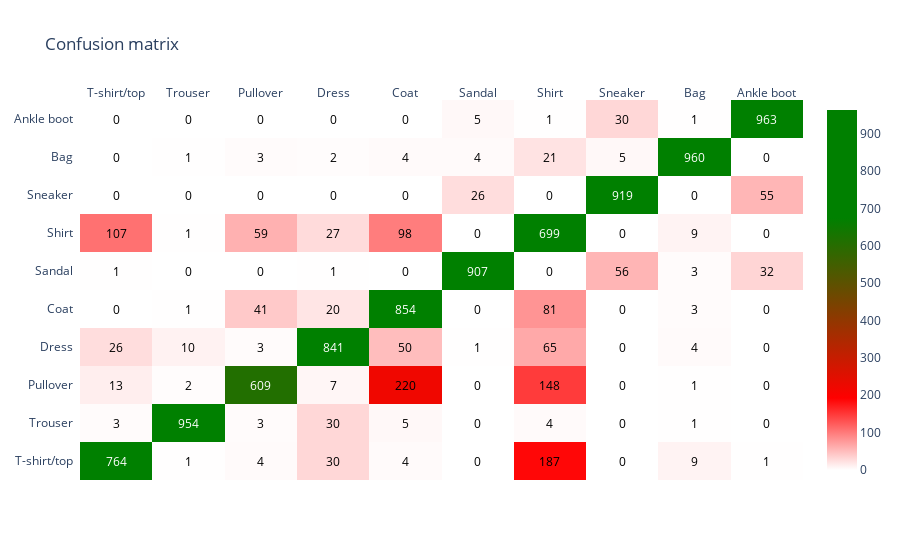

The code cell stored with this chart in its notebook:
### Markdown cell above
# Logging confusion matrix to WandB

### Code cell
predicted_dist = model_best.calc_accuracy(x_test, y_test, return_predicted_distribution=True)
true_values = predicted_dist.argmax(axis=1)
conf_matrix = confusion_matrix(y_true=y_test, y_pred=true_values)
colorscale = [[0, 'rgb(255,255,255)'], 
              [0.2, 'rgb(255,0,0)'],
              [0.7, 'rgb(0,128,0)'],
              [1, 'rgb(0,128,0)']]
fig = ff.create_annotated_heatmap(conf_matrix, x=labels, y=labels, colorscale=colorscale)
fig.update_layout(title_text='Confusion matrix')
fig['data'][0]['showscale'] = True
fig.show()

#TODO: uncomment this
# wandb.init(project='CS6910_Assignment-1', name='confusion-matrix-plot-final')
# wandb.log({'confusion_matrix': fig})
# wandb.finish()

### Figure 1 — Plotly figure (JSON) as saved in the notebook; plotly's stock layout.template omitted (floating-point values rounded to 4 significant figures)
{"data": [{"colorscale": [[0, "rgb(255,255,255)"], [0.2, "rgb(255,0,0)"], [0.7, "rgb(0,128,0)"], [1, "rgb(0,128,0)"]], "reversescale": false, "showscale": true, "type": "heatmap", "x": ["T-shirt/top", "Trouser", "Pullover", "Dress", "Coat", "Sandal", "Shirt", "Sneaker", "Bag", "Ankle boot"], "y": ["T-shirt/top", "Trouser", "Pullover", "Dress", "Coat", "Sandal", "Shirt", "Sneaker", "Bag", "Ankle boot"], "z": [[764, 1, 4, 30, 4, 0, 187, 0, 9, 1], [3, 954, 3, 30, 5, 0, 4, 0, 1, 0], [13, 2, 609, 7, 220, 0, 148, 0, 1, 0], [26, 10, 3, 841, 50, 1, 65, 0, 4, 0], [0, 1, 41, 20, 854, 0, 81, 0, 3, 0], [1, 0, 0, 1, 0, 907, 0, 56, 3, 32], [107, 1, 59, 27, 98, 0, 699, 0, 9, 0], [0, 0, 0, 0, 0, 26, 0, 919, 0, 55], [0, 1, 3, 2, 4, 4, 21, 5, 960, 0], [0, 0, 0, 0, 0, 5, 1, 30, 1, 963]]}], "layout": {"annotations": [{"font": {"color": "#FFFFFF"}, "showarrow": false, "text": "764", "x": "T-shirt/top", "xref": "x", "y": "T-shirt/top", "yref": "y"}, {"font": {"color": "#000000"}, "showarrow": false, "text": "1", "x": "Trouser", "xref": "x", "y": "T-shirt/top", "yref": "y"}, {"font": {"color": "#000000"}, "showarrow": false, "text": "4", "x": "Pullover", "xref": "x", "y": "T-shirt/top", "yref": "y"}, {"font": {"color": "#000000"}, "showarrow": false, "text": "30", "x": "Dress", "xref": "x", "y": "T-shirt/top", "yref": "y"}, {"font": {"color": "#000000"}, "showarrow": false, "text": "4", "x": "Coat", "xref": "x", "y": "T-shirt/top", "yref": "y"}, {"font": {"color": "#000000"}, "showarrow": false, "text": "0", "x": "Sandal", "xref": "x", "y": "T-shirt/top", "yref": "y"}, {"font": {"color": "#000000"}, "showarrow": false, "text": "187", "x": "Shirt", "xref": "x", "y": "T-shirt/top", "yref": "y"}, {"font": {"color": "#000000"}, "showarrow": false, "text": "0", "x": "Sneaker", "xref": "x", "y": "T-shirt/top", "yref": "y"}, {"font": {"color": "#000000"}, "showarrow": false, "text": "9", "x": "Bag", "xref": "x", "y": "T-shirt/top", "yref": "y"}, {"font": {"color": "#000000"}, "showarrow": false, "text": "1", "x": "Ankle boot", "xref": "x", "y": "T-shirt/top", "yref": "y"}, {"font": {"color": "#000000"}, "showarrow": false, "text": "3", "x": "T-shirt/top", "xref": "x", "y": "Trouser", "yref": "y"}, {"font": {"color": "#FFFFFF"}, "showarrow": false, "text": "954", "x": "Trouser", "xref": "x", "y": "Trouser", "yref": "y"}, {"font": {"color": "#000000"}, "showarrow": false, "text": "3", "x": "Pullover", "xref": "x", "y": "Trouser", "yref": "y"}, {"font": {"color": "#000000"}, "showarrow": false, "text": "30", "x": "Dress", "xref": "x", "y": "Trouser", "yref": "y"}, {"font": {"color": "#000000"}, "showarrow": false, "text": "5", "x": "Coat", "xref": "x", "y": "Trouser", "yref": "y"}, {"font": {"color": "#000000"}, "showarrow": false, "text": "0", "x": "Sandal", "xref": "x", "y": "Trouser", "yref": "y"}, {"font": {"color": "#000000"}, "showarrow": false, "text": "4", "x": "Shirt", "xref": "x", "y": "Trouser", "yref": "y"}, {"font": {"color": "#000000"}, "showarrow": false, "text": "0", "x": "Sneaker", "xref": "x", "y": "Trouser", "yref": "y"}, {"font": {"color": "#000000"}, "showarrow": false, "text": "1", "x": "Bag", "xref": "x", "y": "Trouser", "yref": "y"}, {"font": {"color": "#000000"}, "showarrow": false, "text": "0", "x": "Ankle boot", "xref": "x", "y": "Trouser", "yref": "y"}, {"font": {"color": "#000000"}, "showarrow": false, "text": "13", "x": "T-shirt/top", "xref": "x", "y": "Pullover", "yref": "y"}, {"font": {"color": "#000000"}, "showarrow": false, "text": "2", "x": "Trouser", "xref": "x", "y": "Pullover", "yref": "y"}, {"font": {"color": "#FFFFFF"}, "showarrow": false, "text": "609", "x": "Pullover", "xref": "x", "y": "Pullover", "yref": "y"}, {"font": {"color": "#000000"}, "showarrow": false, "text": "7", "x": "Dress", "xref": "x", "y": "Pullover", "yref": "y"}, {"font": {"color": "#000000"}, "showarrow": false, "text": "220", "x": "Coat", "xref": "x", "y": "Pullover", "yref": "y"}, {"font": {"color": "#000000"}, "showarrow": false, "text": "0", "x": "Sandal", "xref": "x", "y": "Pullover", "yref": "y"}, {"font": {"color": "#000000"}, "showarrow": false, "text": "148", "x": "Shirt", "xref": "x", "y": "Pullover", "yref": "y"}, {"font": {"color": "#000000"}, "showarrow": false, "text": "0", "x": "Sneaker", "xref": "x", "y": "Pullover", "yref": "y"}, {"font": {"color": "#000000"}, "showarrow": false, "text": "1", "x": "Bag", "xref": "x", "y": "Pullover", "yref": "y"}, {"font": {"color": "#000000"}, "showarrow": false, "text": "0", "x": "Ankle boot", "xref": "x", "y": "Pullover", "yref": "y"}, {"font": {"color": "#000000"}, "showarrow": false, "text": "26", "x": "T-shirt/top", "xref": "x", "y": "Dress", "yref": "y"}, {"font": {"color": "#000000"}, "showarrow": false, "text": "10", "x": "Trouser", "xref": "x", "y": "Dress", "yref": "y"}, {"font": {"color": "#000000"}, "showarrow": false, "text": "3", "x": "Pullover", "xref": "x", "y": "Dress", "yref": "y"}, {"font": {"color": "#FFFFFF"}, "showarrow": false, "text": "841", "x": "Dress", "xref": "x", "y": "Dress", "yref": "y"}, {"font": {"color": "#000000"}, "showarrow": false, "text": "50", "x": "Coat", "xref": "x", "y": "Dress", "yref": "y"}, {"font": {"color": "#000000"}, "showarrow": false, "text": "1", "x": "Sandal", "xref": "x", "y": "Dress", "yref": "y"}, {"font": {"color": "#000000"}, "showarrow": false, "text": "65", "x": "Shirt", "xref": "x", "y": "Dress", "yref": "y"}, {"font": {"color": "#000000"}, "showarrow": false, "text": "0", "x": "Sneaker", "xref": "x", "y": "Dress", "yref": "y"}, {"font": {"color": "#000000"}, "showarrow": false, "text": "4", "x": "Bag", "xref": "x", "y": "Dress", "yref": "y"}, {"font": {"color": "#000000"}, "showarrow": false, "text": "0", "x": "Ankle boot", "xref": "x", "y": "Dress", "yref": "y"}, {"font": {"color": "#000000"}, "showarrow": false, "text": "0", "x": "T-shirt/top", "xref": "x", "y": "Coat", "yref": "y"}, {"font": {"color": "#000000"}, "showarrow": false, "text": "1", "x": "Trouser", "xref": "x", "y": "Coat", "yref": "y"}, {"font": {"color": "#000000"}, "showarrow": false, "text": "41", "x": "Pullover", "xref": "x", "y": "Coat", "yref": "y"}, {"font": {"color": "#000000"}, "showarrow": false, "text": "20", "x": "Dress", "xref": "x", "y": "Coat", "yref": "y"}, {"font": {"color": "#FFFFFF"}, "showarrow": false, "text": "854", "x": "Coat", "xref": "x", "y": "Coat", "yref": "y"}, {"font": {"color": "#000000"}, "showarrow": false, "text": "0", "x": "Sandal", "xref": "x", "y": "Coat", "yref": "y"}, {"font": {"color": "#000000"}, "showarrow": false, "text": "81", "x": "Shirt", "xref": "x", "y": "Coat", "yref": "y"}, {"font": {"color": "#000000"}, "showarrow": false, "text": "0", "x": "Sneaker", "xref": "x", "y": "Coat", "yref": "y"}, {"font": {"color": "#000000"}, "showarrow": false, "text": "3", "x": "Bag", "xref": "x", "y": "Coat", "yref": "y"}, {"font": {"color": "#000000"}, "showarrow": false, "text": "0", "x": "Ankle boot", "xref": "x", "y": "Coat", "yref": "y"}, {"font": {"color": "#000000"}, "showarrow": false, "text": "1", "x": "T-shirt/top", "xref": "x", "y": "Sandal", "yref": "y"}, {"font": {"color": "#000000"}, "showarrow": false, "text": "0", "x": "Trouser", "xref": "x", "y": "Sandal", "yref": "y"}, {"font": {"color": "#000000"}, "showarrow": false, "text": "0", "x": "Pullover", "xref": "x", "y": "Sandal", "yref": "y"}, {"font": {"color": "#000000"}, "showarrow": false, "text": "1", "x": "Dress", "xref": "x", "y": "Sandal", "yref": "y"}, {"font": {"color": "#000000"}, "showarrow": false, "text": "0", "x": "Coat", "xref": "x", "y": "Sandal", "yref": "y"}, {"font": {"color": "#FFFFFF"}, "showarrow": false, "text": "907", "x": "Sandal", "xref": "x", "y": "Sandal", "yref": "y"}, {"font": {"color": "#000000"}, "showarrow": false, "text": "0", "x": "Shirt", "xref": "x", "y": "Sandal", "yref": "y"}, {"font": {"color": "#000000"}, "showarrow": false, "text": "56", "x": "Sneaker", "xref": "x", "y": "Sandal", "yref": "y"}, {"font": {"color": "#000000"}, "showarrow": false, "text": "3", "x": "Bag", "xref": "x", "y": "Sandal", "yref": "y"}, {"font": {"color": "#000000"}, "showarrow": false, "text": "32", "x": "Ankle boot", "xref": "x", "y": "Sandal", "yref": "y"}, {"font": {"color": "#000000"}, "showarrow": false, "text": "107", "x": "T-shirt/top", "xref": "x", "y": "Shirt", "yref": "y"}, {"font": {"color": "#000000"}, "showarrow": false, "text": "1", "x": "Trouser", "xref": "x", "y": "Shirt", "yref": "y"}, {"font": {"color": "#000000"}, "showarrow": false, "text": "59", "x": "Pullover", "xref": "x", "y": "Shirt", "yref": "y"}, {"font": {"color": "#000000"}, "showarrow": false, "text": "27", "x": "Dress", "xref": "x", "y": "Shirt", "yref": "y"}, {"font": {"color": "#000000"}, "showarrow": false, "text": "98", "x": "Coat", "xref": "x", "y": "Shirt", "yref": "y"}, {"font": {"color": "#000000"}, "showarrow": false, "text": "0", "x": "Sandal", "xref": "x", "y": "Shirt", "yref": "y"}, {"font": {"color": "#FFFFFF"}, "showarrow": false, "text": "699", "x": "Shirt", "xref": "x", "y": "Shirt", "yref": "y"}, {"font": {"color": "#000000"}, "showarrow": false, "text": "0", "x": "Sneaker", "xref": "x", "y": "Shirt", "yref": "y"}, {"font": {"color": "#000000"}, "showarrow": false, "text": "9", "x": "Bag", "xref": "x", "y": "Shirt", "yref": "y"}, {"font": {"color": "#000000"}, "showarrow": false, "text": "0", "x": "Ankle boot", "xref": "x", "y": "Shirt", "yref": "y"}, {"font": {"color": "#000000"}, "showarrow": false, "text": "0", "x": "T-shirt/top", "xref": "x", "y": "Sneaker", "yref": "y"}, {"font": {"color": "#000000"}, "showarrow": false, "text": "0", "x": "Trouser", "xref": "x", "y": "Sneaker", "yref": "y"}, {"font": {"color": "#000000"}, "showarrow": false, "text": "0", "x": "Pullover", "xref": "x", "y": "Sneaker", "yref": "y"}, {"font": {"color": "#000000"}, "showarrow": false, "text": "0", "x": "Dress", "xref": "x", "y": "Sneaker", "yref": "y"}, {"font": {"color": "#000000"}, "showarrow": false, "text": "0", "x": "Coat", "xref": "x", "y": "Sneaker", "yref": "y"}, {"font": {"color": "#000000"}, "showarrow": false, "text": "26", "x": "Sandal", "xref": "x", "y": "Sneaker", "yref": "y"}, {"font": {"color": "#000000"}, "showarrow": false, "text": "0", "x": "Shirt", "xref": "x", "y": "Sneaker", "yref": "y"}, {"font": {"color": "#FFFFFF"}, "showarrow": false, "text": "919", "x": "Sneaker", "xref": "x", "y": "Sneaker", "yref": "y"}, {"font": {"color": "#000000"}, "showarrow": false, "text": "0", "x": "Bag", "xref": "x", "y": "Sneaker", "yref": "y"}, {"font": {"color": "#000000"}, "showarrow": false, "text": "55", "x": "Ankle boot", "xref": "x", "y": "Sneaker", "yref": "y"}, {"font": {"color": "#000000"}, "showarrow": false, "text": "0", "x": "T-shirt/top", "xref": "x", "y": "Bag", "yref": "y"}, {"font": {"color": "#000000"}, "showarrow": false, "text": "1", "x": "Trouser", "xref": "x", "y": "Bag", "yref": "y"}, {"font": {"color": "#000000"}, "showarrow": false, "text": "3", "x": "Pullover", "xref": "x", "y": "Bag", "yref": "y"}, {"font": {"color": "#000000"}, "showarrow": false, "text": "2", "x": "Dress", "xref": "x", "y": "Bag", "yref": "y"}, {"font": {"color": "#000000"}, "showarrow": false, "text": "4", "x": "Coat", "xref": "x", "y": "Bag", "yref": "y"}, {"font": {"color": "#000000"}, "showarrow": false, "text": "4", "x": "Sandal", "xref": "x", "y": "Bag", "yref": "y"}, {"font": {"color": "#000000"}, "showarrow": false, "text": "21", "x": "Shirt", "xref": "x", "y": "Bag", "yref": "y"}, {"font": {"color": "#000000"}, "showarrow": false, "text": "5", "x": "Sneaker", "xref": "x", "y": "Bag", "yref": "y"}, {"font": {"color": "#FFFFFF"}, "showarrow": false, "text": "960", "x": "Bag", "xref": "x", "y": "Bag", "yref": "y"}, {"font": {"color": "#000000"}, "showarrow": false, "text": "0", "x": "Ankle boot", "xref": "x", "y": "Bag", "yref": "y"}, {"font": {"color": "#000000"}, "showarrow": false, "text": "0", "x": "T-shirt/top", "xref": "x", "y": "Ankle boot", "yref": "y"}, {"font": {"color": "#000000"}, "showarrow": false, "text": "0", "x": "Trouser", "xref": "x", "y": "Ankle boot", "yref": "y"}, {"font": {"color": "#000000"}, "showarrow": false, "text": "0", "x": "Pullover", "xref": "x", "y": "Ankle boot", "yref": "y"}, {"font": {"color": "#000000"}, "showarrow": false, "text": "0", "x": "Dress", "xref": "x", "y": "Ankle boot", "yref": "y"}, {"font": {"color": "#000000"}, "showarrow": false, "text": "0", "x": "Coat", "xref": "x", "y": "Ankle boot", "yref": "y"}, {"font": {"color": "#000000"}, "showarrow": false, "text": "5", "x": "Sandal", "xref": "x", "y": "Ankle boot", "yref": "y"}, {"font": {"color": "#000000"}, "showarrow": false, "text": "1", "x": "Shirt", "xref": "x", "y": "Ankle boot", "yref": "y"}, {"font": {"color": "#000000"}, "showarrow": false, "text": "30", "x": "Sneaker", "xref": "x", "y": "Ankle boot", "yref": "y"}, {"font": {"color": "#000000"}, "showarrow": false, "text": "1", "x": "Bag", "xref": "x", "y": "Ankle boot", "yref": "y"}, {"font": {"color": "#FFFFFF"}, "showarrow": false, "text": "963", "x": "Ankle boot", "xref": "x", "y": "Ankle boot", "yref": "y"}], "title": {"text": "Confusion matrix"}, "xaxis": {"dtick": 1, "gridcolor": "rgb(0, 0, 0)", "side": "top", "ticks": ""}, "yaxis": {"dtick": 1, "ticks": "", "ticksuffix": "  "}}}
